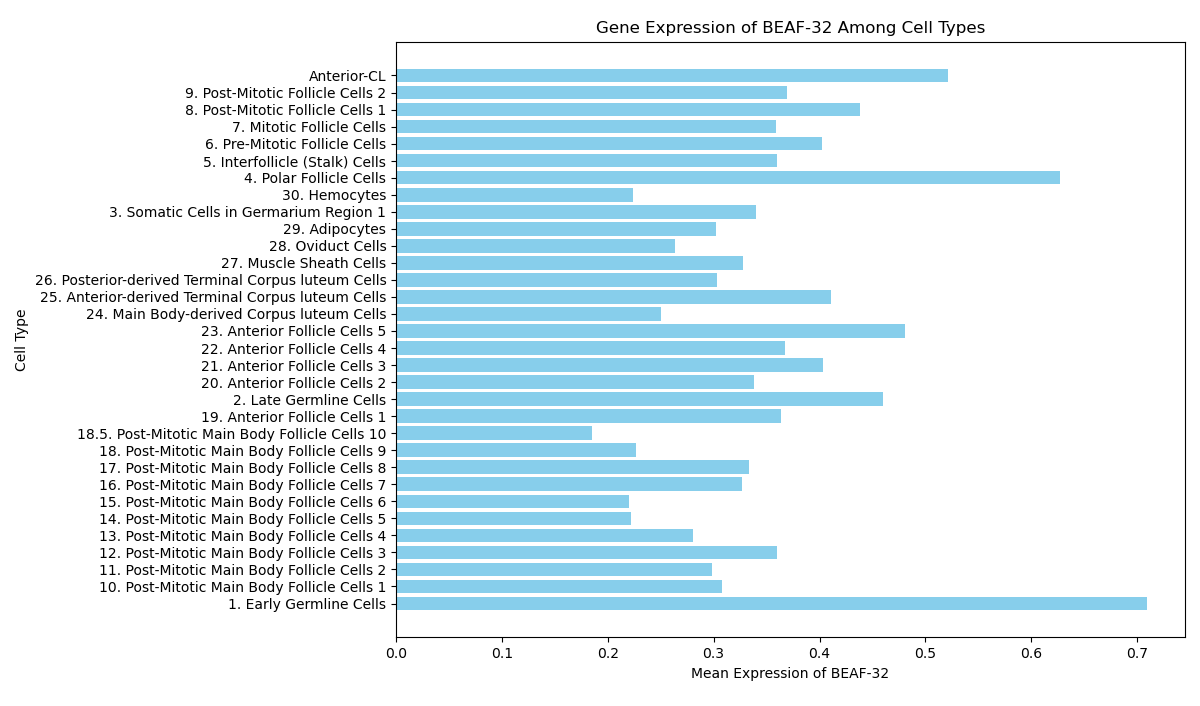

Recreate this plot in Python.
import loompy
import matplotlib.pyplot as plt
import numpy as np

# Load the .loom file
ds = loompy.connect("GSM4363298_7053cells_highquality_ovary.loom")

# Access gene attributes
gene_attributes = ds.ra

# Access the "Gene" attribute
genes = gene_attributes["Gene"]

# Define the gene of interest
gene_name = "BEAF-32"

# Find the index of the gene within the 'Genes' row attribute
gene_index = np.where(ds.ra['Gene'] == gene_name)[0][0]

# Access the expression data for 'BEAF-32' and transpose it
beaf_32_expression = ds[gene_index, :]

# Access cell type labels
cell_labels = ds.ca["CellType"]


# Count the number of unique cell types
unique_cell_types = np.unique(cell_labels)
num_cell_types = len(unique_cell_types)

# Calculate the mean expression of BEAF-32 for each cell type
mean_expression = [np.mean(beaf_32_expression[cell_labels == cell_type]) for cell_type in unique_cell_types]

# Create a bar plot
plt.figure(figsize=(12, 6))
plt.barh(unique_cell_types, mean_expression, color='skyblue')
plt.xlabel('Mean Expression of BEAF-32')
plt.ylabel('Cell Type')
plt.title('Gene Expression of BEAF-32 Among Cell Types')
plt.tight_layout()
plt.show()

# Close the .loom file
ds.close()
